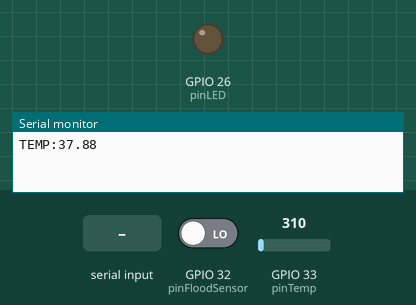
Recording of a sketch running on a simulated ESP32. On the bench: output pins drawn as LEDs (lit = HIGH), the last lines printed to the serial monitor. The inputs (shaded band) are chosen by the test bench; at power-on: GPIO 32 (pinFloodSensor) LOW, GPIO 33 (pinTemp) = 310. EEPROM starts erased.

Above: at 1.2 s.
1.3 s: "A" received over Serial
At 2.1 s:
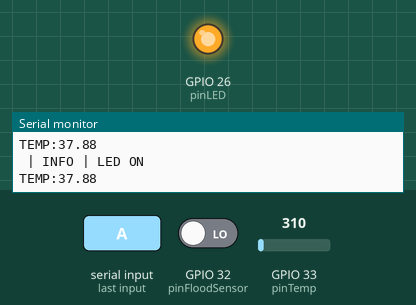
4.3 s: "S" received over Serial
At 5.5 s:
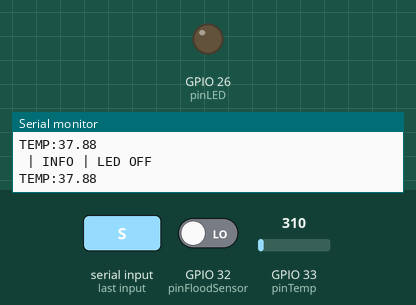
Timing chart, 0 to 7.3 s (numbered marks = the images above; inputs shaded):
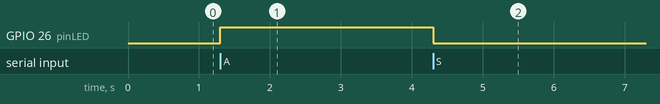

Measured:
- after the input at 1.3 s, GPIO 26 (pinLED): LOW → HIGH at once
- after the input at 4.3 s, GPIO 26 (pinLED): HIGH → LOW at once

The sketch:

arduino_sketch.ino
```cpp
// PSN Proiect Sincretic Anul 3 - Control Panel

// Tema 1: LED Control
// Tema 4: Citire temperatura
// Tema 3: Detectare inundatii

#include <EEPROM.h>  // Standard EEPROM library

// Setari
const int pinLED = 26;
const int pinTemp = 33;
const int pinFloodSensor = 32;
static bool floodAlerted = false;

// adrese EEPROM (fiecare mesaj sau eveniment ocupa 64 bytes, max 10 mesaje/evenimente)
const int MSG_START_ADDR = 0;      // Mesaje: 0-639 (10 messages x 64 bytes)
const int FLOOD_START_ADDR = 640;  // Inundatii: 640-1279 (10 events x 64 bytes)
const int MSG_COUNT_ADDR = 1280;   // Contor mesaje (1 byte)
const int FLOOD_COUNT_ADDR = 1281; // Contor evenimente inundatii (1 byte)
const int MSG_INDEX_ADDR = 1282;   // Index mesaj curent (1 byte)
const int FLOOD_INDEX_ADDR = 1283; // Index inundatie curenta (1 byte)

// Buffers
char messageBuffer[64];
byte messageCount = 0;
byte messageIndex = 0;
byte floodCount = 0;
byte floodIndex = 0;
unsigned long lastTempReadTime = 0;
unsigned long lastFloodAlertTime = 0;

void setup() {
  Serial.begin(115200);

  // Initializare pini
  pinMode(pinLED, OUTPUT);
  digitalWrite(pinLED, LOW);
  pinMode(pinFloodSensor, INPUT);
  pinMode(pinTemp, INPUT);

  messageCount = EEPROM.read(MSG_COUNT_ADDR);
  messageIndex = EEPROM.read(MSG_INDEX_ADDR);
  floodCount = EEPROM.read(FLOOD_COUNT_ADDR);
  floodIndex = EEPROM.read(FLOOD_INDEX_ADDR);

  if (messageCount > 10) messageCount = 10;
  if (floodCount > 10) floodCount = 10;

  Serial.println(" | INFO | PSN Proiect Sincretic Anul 3 Initialized");
  Serial.println(" | INFO | Commands: 'A' (LED ON), 'S' (LED OFF), 'T' (Read Temp), 'M' (Show Messages), 'F' (Show Floods)");
}

void loop() {
  if (millis() - lastTempReadTime > 1000) {
    readTemperature();
    lastTempReadTime = millis();
  }

  if (millis() - lastFloodAlertTime > 1000) {
    checkFloodSensor();
  }

  // Menegeriază comenzile primite prin serial
  if (Serial.available()) {
    char command = Serial.read();
    handleCommand(command);
  }
}

void readTemperature() {
  int analog = analogRead(pinTemp);
  float voltage = 5.0 * analog / 1023.0;
  float temperature = voltage * 25.0;

  Serial.print("TEMP:");
  Serial.println(temperature);
}

void handleCommand(char cmd) {
  cmd = toupper(cmd);

  switch(cmd) {
    case 'A': // Porneste LED
      digitalWrite(pinLED, HIGH);
      storeMessage("LED:ON");
      Serial.println(" | INFO | LED ON");
      break;

    case 'S': // Opreste LED
      digitalWrite(pinLED, LOW);
      storeMessage("LED:OFF");
      Serial.println(" | INFO | LED OFF");
      break;

    case 'T': // Citeste temperatura
      readTemperature();
      break;

    case 'M': // Arata toate mesajele stocate
      showMessages();
      break;

    case 'F': // Arata toate evenimentele de inundatie stocate
      showFloods();
      break;

    case 'C': // Da clear la toate mesajele
      clearMessages();
      Serial.println(" | INFO | Messages cleared");
      break;

    case 'X': // Clear all floods
      clearFloods();
      Serial.println(" | INFO | Floods cleared");
      break;

    default:
      Serial.print(" | ERROR | Unknown command: ");
      Serial.println(cmd);
  }
}

void storeMessage(const char* msg) {

  int addr = MSG_START_ADDR + (messageIndex * 64); // Calculam adresa pentru acest mesaj

  for (int i = 0; i < 64; i++) {
    EEPROM.write(addr + i, 0);
  }

  for (int i = 0; i < 63 && msg[i] != '\0'; i++) {
    EEPROM.write(addr + i, msg[i]);
  }

  // Dam update la index si contor
  messageIndex = (messageIndex + 1) % 10;
  if (messageCount < 10) messageCount++;

  EEPROM.write(MSG_INDEX_ADDR, messageIndex);
  EEPROM.write(MSG_COUNT_ADDR, messageCount);
}

void storeFloodEvent(const char* msg) {
  int addr = FLOOD_START_ADDR + (floodIndex * 64); // Calculam adresa pentru acest eveniment de inundatie

  for (int i = 0; i < 64; i++) {
    EEPROM.write(addr + i, 0);
  }

  for (int i = 0; i < 63 && msg[i] != '\0'; i++) {
    EEPROM.write(addr + i, msg[i]);
  }

  // Dam update la index si contor
  floodIndex = (floodIndex + 1) % 10;
  if (floodCount < 10) floodCount++;

  EEPROM.write(FLOOD_INDEX_ADDR, floodIndex);
  EEPROM.write(FLOOD_COUNT_ADDR, floodCount);
}

void showMessages() {
  Serial.println(" | Stored Messages |");
  for (int i = 0; i < messageCount; i++) {
    int addr = MSG_START_ADDR + (i * 64);
    Serial.print(" | INFO | Msg ");
    Serial.print(i + 1);
    Serial.print(": ");
    for (int j = 0; j < 64; j++) {
      char c = EEPROM.read(addr + j);
      if (c == 0) break;
      Serial.print(c);
    }
    Serial.println();
  }
  Serial.println("-------------------");
}

void showFloods() {
  Serial.println(" | Flood Events |");
  for (int i = 0; i < floodCount; i++) {
    int addr = FLOOD_START_ADDR + (i * 64);
    Serial.print(" | INFO | Event ");
    Serial.print(i + 1);
    Serial.print(": ");
    for (int j = 0; j < 64; j++) {
      char c = EEPROM.read(addr + j);
      if (c == 0) break;
      Serial.print(c);
    }
    Serial.println();
  }
  Serial.println("-------------------");
}

void clearMessages() {
  for (int i = MSG_START_ADDR; i < FLOOD_START_ADDR; i++) {
    EEPROM.write(i, 0);
  }
  messageCount = 0;
  messageIndex = 0;
  EEPROM.write(MSG_COUNT_ADDR, 0);
  EEPROM.write(MSG_INDEX_ADDR, 0);
}

void clearFloods() {
  for (int i = FLOOD_START_ADDR; i < MSG_COUNT_ADDR; i++) {
    EEPROM.write(i, 0);
  }
  floodCount = 0;
  floodIndex = 0;
  EEPROM.write(FLOOD_COUNT_ADDR, 0);
  EEPROM.write(FLOOD_INDEX_ADDR, 0);
}

void checkFloodSensor() {
  // Citeste starea senzorului de inundatie
  int floodState = digitalRead(pinFloodSensor);

  if (floodState == HIGH) { // Inundatie detectata
    lastFloodAlertTime = millis();
    if(!floodAlerted) {
      Serial.println("FLOOD:DETECTED");
      storeFloodEvent(" | FLOOD | DETECTED");
      floodAlerted = true;
    }
  } else {
    //Serial.println("FLOOD:FALSE");
    floodAlerted = false;
  }
}
```
